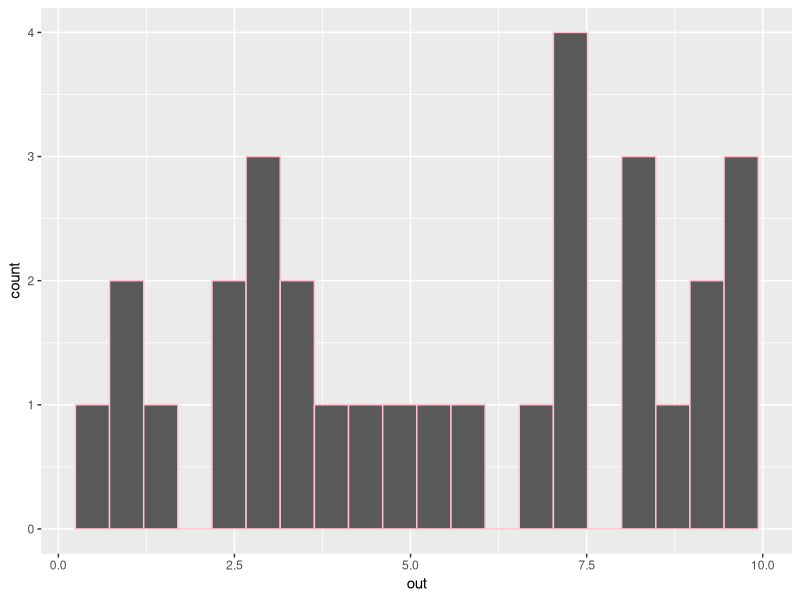
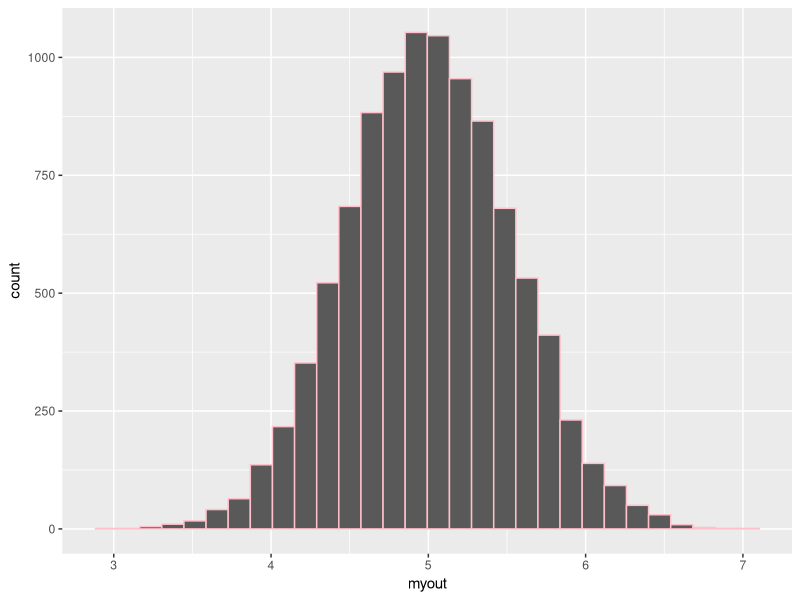
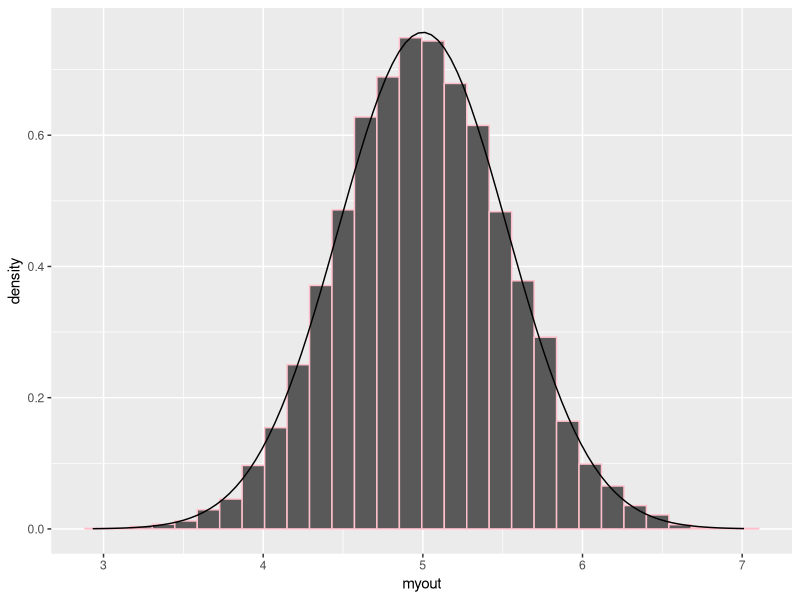

Generate these figures, in order, with R:
#28 - Friday, 4/12/24
#Notes 5-2C Continued

library(tidyverse)

#----------------------------------------#
#Investigation 3

#6
out <- runif(30,0,10)
out
mean(out)
sd(out)

ggplot(NULL,aes(x=out))+
  geom_histogram(color="pink",bins=20)

#7
mean(runif(30,0,10))

#8
myout <- replicate(10000,mean(runif(30,0,10)))

#9
mean(myout)
#This should be 5

sd(myout)
2.887/sqrt(30)

ggplot(NULL,aes(x=myout))+
  geom_histogram(color="pink",bins=30)

mydata <- data.frame(myout=myout)
ggplot(mydata,aes(x=myout))+
  geom_histogram(aes(y=after_stat(density)),color="pink",bins=30)+
  stat_function(fun=dnorm,args=list(mean=5,
                                    sd=2.887/sqrt(30)))
